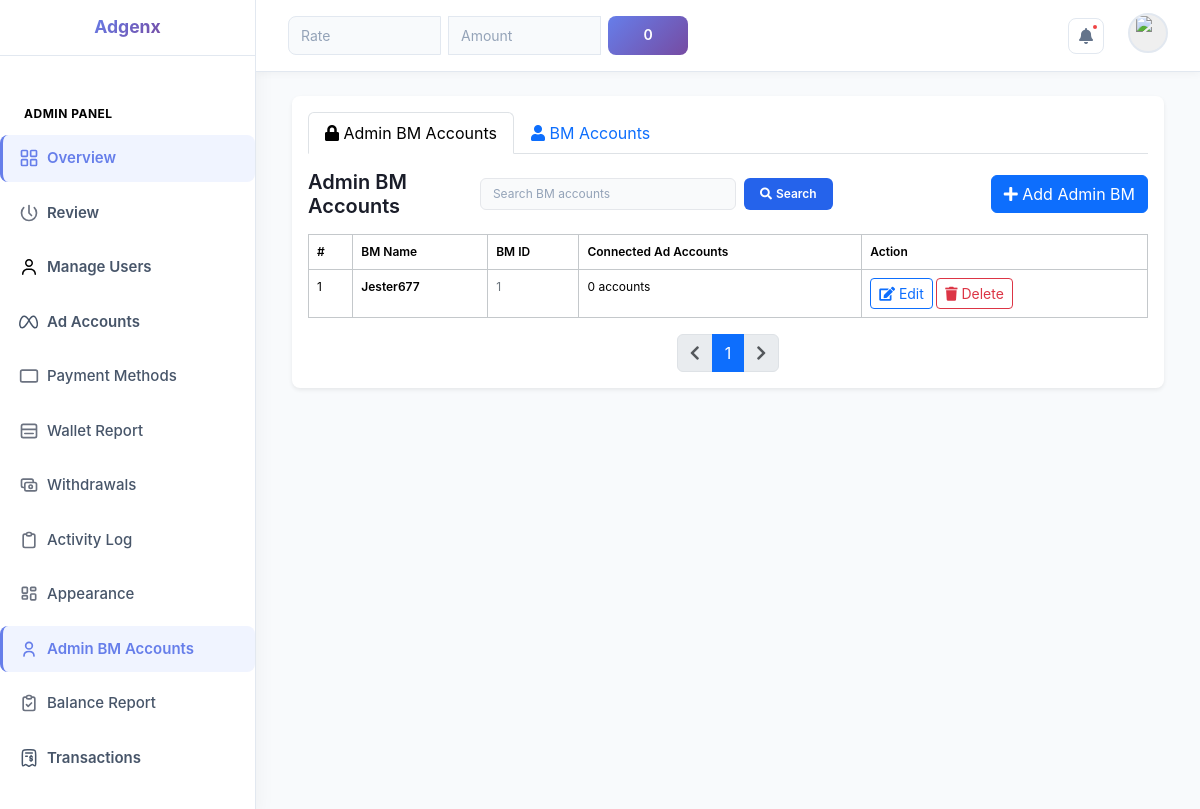
Page /admin_dashboard/admin_bm/ (signed in) on the earlier database version.
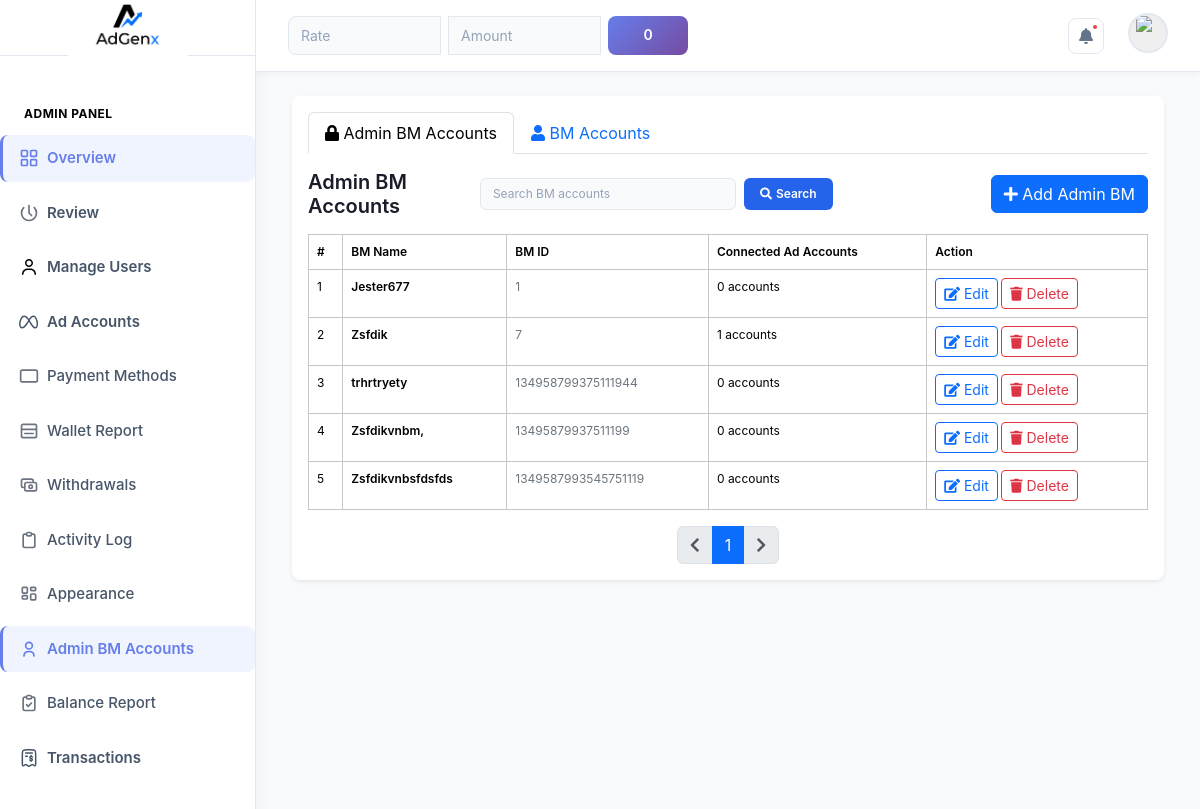
Same page on the later database version.
### dashboard/models.py (models this page shows, shortened)
class AdminBM(models.Model):
    acc_name = models.CharField(max_length=100)
    acc_id = models.IntegerField(unique=True)

### admin_dashboard/models.py (models this page shows, shortened)
class SiteSettings(models.Model):
    hero_title_line1 = models.CharField(max_length=100, default='Scale Your Ads.')
    hero_title_line2 = models.CharField(max_length=100, default='Faster & Smarter.')
    hero_subtitle = models.TextField(default='Get premium ad accounts for Facebook, TikTok & Google Ads. Top up instantly, manage everything from one dashboard.')
    hero_badge_text = models.CharField(max_length=100, default='Trusted Ad Account Platform')
    stat_users = models.CharField(max_length=20, default='500+')
    stat_ad_spend = models.CharField(max_length=20, default='$2M+')
    about_title = models.CharField(max_length=150, default='We Help Advertisers Run Ads Without Limits')
    about_body1 = models.TextField(default='Adgenx was founded by a team of performance marketers who were tired of getting ad accounts banned, restricted, or limited.')
    about_body2 = models.TextField(default='Our team manages every account personally — ensuring fast top-ups, zero downtime, and full transparency in every transaction.')
    about_founded_year = models.CharField(max_length=10, default='2022')
    about_stat_clients = models.CharField(max_length=20, default='500+')
    about_stat_spend = models.CharField(max_length=20, default='$2M+')
    about_stat_uptime = models.CharField(max_length=20, default='99%')
    whatsapp_number = models.CharField(max_length=30, blank=True, default='8801XXXXXXXXX')
    email_support = models.EmailField(blank=True, default='support@adgenx.com')
    facebook_url = models.URLField(blank=True, default='#')
    telegram_url = models.URLField(blank=True, default='#')
    tiktok_url = models.URLField(blank=True, default='#')
    instagram_url = models.URLField(blank=True, default='#')
    footer_tagline = models.CharField(max_length=200, default='Premium ad account management platform for Facebook, TikTok & Google Ads. Scale without limits.')
    logo = models.ImageField(upload_to='logos/', blank=True, null=True, help_text='Upload logo image (max 2MB, PNG/JPG recommended)')
    class Meta:
        verbose_name = 'Site Settings'
    @classmethod
    def get(cls):
        obj, _ = cls.objects.get_or_create(pk=1)
        return obj

### admin_dashboard/views.py (the view)
# urls.py: path('admin_bm/', views.manage_admin_bm, name='manage_admin_bm'),
@login_required(login_url='auth')
@require_permission('can_manage_accounts')
def manage_admin_bm(request):
    tab = request.GET.get('tab', 'admin_bm')  # Default to admin_bm tab
    search_query = request.GET.get('search', '')
    admin_bms = None
    bm_accounts = None
    if tab == 'admin_bm':
        if search_query:
            admin_bms = AdminBM.objects.filter(Q(acc_name__icontains=search_query) | Q(acc_id__icontains=search_query))
        else:
            admin_bms = AdminBM.objects.all()
        admin_bms = paginate_data(request, admin_bms, 20)
    elif tab == 'bm_accounts':
        if search_query:
            bm_accounts = BMAccount.objects.filter(Q(acc_name__icontains=search_query) | Q(acc_id__icontains=search_query))
        else:
            bm_accounts = BMAccount.objects.all()
        bm_accounts = paginate_data(request, bm_accounts, 20)
    return render(request, 'manage_admin_bm.html', {
        'admin_bms': admin_bms,
        'bm_accounts': bm_accounts,
        'search_query': search_query,
        'tab': tab
    })

### admin_dashboard/context_processors.py (called while the page is built)
def site_settings(request):
    settings = SiteSettings.get()
    return {
        'settings': settings,
    }

### dashboard/group_permissions.py (called while the page is built)
def require_group_permission(permission_codename):
    def decorator(view_func):
        @wraps(view_func)
        def wrapper(request, *args, **kwargs):
            if GroupPermissionManager.user_has_permission(request.user, permission_codename):
                return view_func(request, *args, **kwargs)
            messages.error(
                request,
                f'Access Denied: You do not have the required permission.'
            )
            return redirect('index')
        return wrapper
    return decorator

def group_permissions_context(request):
    context = {
        'user_permissions': {},
        'user_groups': [],
    }
    if request.user.is_authenticated:
        context['user_permissions'] = GroupPermissionManager.get_user_permissions(request.user)
        context['user_groups'] = GroupPermissionManager.get_user_groups(request.user)
    return context

    @staticmethod
    def get_user_groups(user):
        return [g.name for g in user.groups.all()]

### admin_dashboard/templates/manage_admin_bm.html (shortened to what the changed rows need)
{% extends 'layout.html' %}
{% block content %}
<main class="flex-grow-1 overflow-auto p-4">
<div class="container-fluid">
<section class="bg-white rounded-3 shadow-sm p-3">
<div class="d-flex flex-column flex-sm-row justify-content-between align-items-center mb-3 gap-3">
<h2 class="fw-semibold fs-5 mb-0">
  {% if tab == 'admin_bm' %}
    Admin BM Accounts
  {% else %}
    BM Accounts (User Submitted)
  {% endif %}
</h2>
</div>
{% if tab == 'admin_bm' %}
<div class="table-responsive">
<table class="table table-borderless align-middle mb-0 fs-6">
<thead class="bg-light border border-secondary-subtle">
<tr>
<th class="border border-secondary-subtle">#</th>
<th class="border border-secondary-subtle">BM Name</th>
<th class="border border-secondary-subtle">BM ID</th>
<th class="border border-secondary-subtle">Connected Ad Accounts</th>
<th class="border border-secondary-subtle">Action</th>
</tr>
</thead>
<tbody>
{% for bm in admin_bms %}
<tr class="border border-secondary-subtle">
<td class="border border-secondary-subtle">{{ admin_bms.start_index|add:forloop.counter0 }}</td>
<td class="border border-secondary-subtle">
<p class="fw-semibold mb-0">{{ bm.acc_name }}</p>
</td>
<td class="border border-secondary-subtle">
<p class="text-secondary mb-0">{{ bm.acc_id }}</p>
</td>
<td class="border border-secondary-subtle">
<p class="mb-0">{{ bm.adaccount_set.count }} accounts</p>
</td>
<td class="border border-secondary-subtle">
<a href="{% url 'admin_dashboard:edit_admin_bm' bm.id %}" class="btn btn-sm btn-outline-primary">
<i class="fas fa-edit"></i> Edit
</a>
<a href="{% url 'admin_dashboard:delete_admin_bm' bm.id %}" class="btn btn-sm btn-outline-danger">
<i class="fas fa-trash"></i> Delete
</a>
</td>
</tr>
{% empty %}
<tr>
<td colspan="5" class="text-center py-4">No Admin BM accounts found.</td>
</tr>
{% endfor %}
</tbody>
</table>
</div>
<div class="d-flex flex-wrap justify-content-center align-items-center mt-3 text-secondary fs-6">
<nav aria-label="Page navigation">
<ul class="pagination mb-0">
{% for i in admin_bms.paginator.page_range %}
{% if admin_bms.number == i %}
<li class="page-item active"><span class="page-link">{{ i }}</span></li>
{% else %}
<li class="page-item"><a class="page-link" href="?tab=admin_bm&page={{ i }}{% if search_query %}&search={{ search_query }}{% endif %}">{{ i }}</a></li>
{% endif %}
{% endfor %}
</ul>
</nav>
</div>
{% endif %}
</section>
</div>
</main>
{% endblock %}

### dashboard/templates/layout.html (shortened to what the changed rows need)
{% load static %}
<!DOCTYPE html>
<html lang="en">
<head>
    <link href="https://cdn.jsdelivr.net/npm/bootstrap@5.3.7/dist/css/bootstrap.min.css" rel="stylesheet">
    <link href="https://cdnjs.cloudflare.com/ajax/libs/font-awesome/5.15.3/css/all.min.css" rel="stylesheet" >
    <link rel="stylesheet" href="{% static 'styles.css' %}">
</head>
<body>
    <div class="d-flex">
    <aside class="sidebar d-flex flex-column justify-content-between">
    <div>
        <div class="d-flex justify-content-center align-items-center">
            <a href="{% url 'index' %}" class="logo d-flex align-items-center gap-2 text-decoration-none">
                {% if settings.logo %}
                    <img loading="lazy" src="{{ settings.logo.url }}" alt="Logo" />
                {% else %}
                    <span>Adgenx</span>
                {% endif %}
            </a>
        </div>
    </div>
    </aside>
    <div class="flex-grow-1 d-flex flex-column">
    {% block content %}
    {% endblock %}
    </div>
    </div>
</body>
</html>

Differences in the rows shown:
now on this page (row edited): SiteSettings: logo (picture)
added AdminBM: start_index|add "2", acc_name "Zsfdik", acc_id "7", adaccount_set.count "1"
added AdminBM: start_index|add "3", acc_name "trhrtryety", acc_id "134958799375111944", adaccount_set.count "0"
added AdminBM: start_index|add "4", acc_name "Zsfdikvnbm,", acc_id "13495879937511199", adaccount_set.count "0"
added AdminBM: start_index|add "5", acc_name "Zsfdikvnbsfdsfds", acc_id "1349587993545751119", adaccount_set.count "0"
Other differences:
text no longer shown: "Adgenx"
